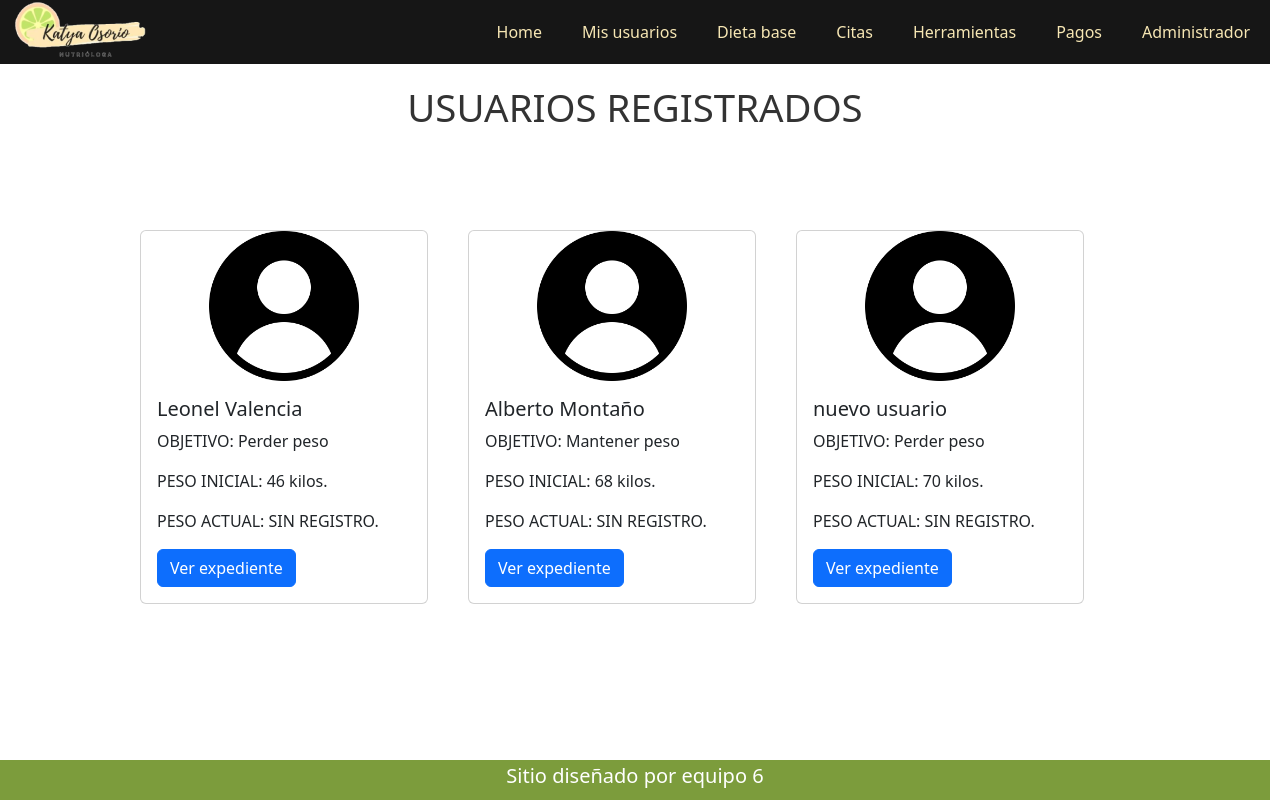
The app's page /admin/UsuariosRegistrados.php with its own data.
### tables this page shows
CREATE TABLE `datosbasicos` (
  `id` int(11) NOT NULL,
  `idUsuario` int(11) NOT NULL,
  `genero` varchar(50) NOT NULL,
  `actividadFisica` varchar(150) NOT NULL,
  `estatura` int(11) NOT NULL,
  `objetivos` varchar(150) NOT NULL,
  `pesoI` int(11) NOT NULL,
  `nacimiento` date NOT NULL
);

CREATE TABLE `usuarios` (
  `idUsuario` int(11) NOT NULL,
  `username` varchar(100) NOT NULL,
  `password` varchar(50) NOT NULL,
  `nombres` varchar(150) NOT NULL,
  `apellidoP` varchar(150) NOT NULL,
  `apellidoM` varchar(150) NOT NULL,
  `telefono` varchar(10) NOT NULL,
  `rol_id` int(11) NOT NULL
);

### admin/DB/conexion.php (called while the page is built, shortened)
<?php
    class Conexion{
        private $servidor="localhost";
        private $usuario="root";
        private $contrasenia="";
        private $conexion;
        public function __construct()
        {
            try {
                $this->conexion=new PDO("mysql:host=$this->servidor;dbname=bdnutricion",$this->usuario,$this->contrasenia);
                $this->conexion->setAttribute(PDO::ATTR_ERRMODE,PDO::ERRMODE_EXCEPTION);
            } catch (PDOException $e) {
                return "Falla de conexion ".$e;
            }
        }
        public function consultar($sql){
            $sentencia=$this->conexion->prepare($sql);
            $sentencia->execute();
            return $sentencia->fetchAll();
        }
    }
?>

### admin/UsuariosRegistrados.php (the view, shortened to what this page needs)
<?php
    include ("DB/conexion.php");
    $con=new Conexion();
    $resultado= $con->consultar("SELECT u.idUsuario,u.nombres,u.apellidoP,d.pesoI,d.objetivos FROM datosbasicos as d INNER JOIN usuarios as u ON d.idUsuario=u.idUsuario;");
?>
<!DOCTYPE html>
<html lang="en">
<head>
    <link href="./css/usuariosRegistrados.css" rel="stylesheet" />
    <link href="https://cdn.jsdelivr.net/npm/bootstrap@5.2.2/dist/css/bootstrap.min.css" rel="stylesheet"
>
</head>
<body>
<?php include("./cabecera.php")?>
    <h1 class="titulo"> USUARIOS REGISTRADOS</h1>
    <div class="container" id="usuarios">
        <div class="row">
            <div class="col-4" style="display: contents;">
                <?php foreach($resultado as $cliente){ ?>
                <div class="card" style="width: 18rem; margin: 20px"> <img src="./assets/images/woman.png" class="card-img-top" alt="...">
                    <div class="card-body">
                        <h5 class="card-title"><?php echo($cliente['nombres']." ".$cliente['apellidoP']); ?></h5>
                        <p class="card-text">OBJETIVO: <?php echo($cliente['objetivos']); ?> </p>
                        <p class="card-text">PESO INICIAL: <?php echo($cliente['pesoI']); ?> kilos.</p>
                        <p class="card-text">PESO ACTUAL: SIN REGISTRO.</p>
                        <a href="./Expediente.php?id=<?php echo($cliente['idUsuario']); ?>" class="btn btn-primary">Ver expediente</a>
                    </div>
                </div>
                <?php } ?>
            </div>
        </div>
    </div>
    <footer style="position: fixed;">
        <h5>Sitio diseñado por equipo 6</h5>
    </footer>
</body>
</html>

### admin/cabecera.php (shortened to what this page needs)
<header>
    <nav id="menu-h">
        <img src="../assets/images/logo.png" alt="">
        <ul>
            <li><a href="./indexadmin.php">Home</a></li>
            <li><a href="#">Mis usuarios</a>
            </li>
            <li><a href="#">Dieta base</a>
            </li>
            <li><a href="#">Citas</a>
            </li>
            <li><a href="#">Herramientas</a>
            </li>
            <li><a href="#">Pagos</a></li>
            <li><a href="#">Administrador</a>
            </li>
        </ul>
    </nav>
</header>

### admin/css/usuariosRegistrados.css (style rules this page uses)
:root { --first-color: #F7E7B4; --first-alpha:#BED76D; --slink-color:#509EE3; --second-color:#161616; --second-alpha-color:#A09A8D; --third-color:#7C9C3C; --third-alpha-color:#887D52; --white-color:#FFFFFF; --black-color:#000000; --gray-color: #CCCCCC; --gray-light-color:#F3F3F3; --gray-dark-color:#666666; --title-color:#333333; --text-color:#222222; --third-color:#7C9C3C; --forth-colorr:#3E3727; --fourth-alpha-color:#846B56; --fifth-color:#B1AFA0; --fifth-alpha-color:#F9F3DF; --verde-oscuro:#006F04; }
* { box-sizing: border-box; padding: 0; margin: 0; }
html { font-family: 'Raleway', sans-serif; }
body { font-size: 1.6rem; color: var(--text-color); font-weight: Bold; }
#menu-h { max-width: 100%; background: var(--second-color); margin: 0 auto; z-index: 2; }
#menu-h ul { list-style: none; display: flex; justify-content:flex-end; }
#menu-h a { color: var(--first-color); display: block; padding: 20px; text-decoration: none; background: var(--second-color); }
#menu-h img { position: absolute; left: 15px; top: 2px; }
.card img { width: 150px; margin: 0 auto; }
.titulo { color: var(--title-color); font-size: 2.4rem; text-align: center; margin: 20px; }
.container { padding-top: 60px; z-index: -1; left: 120px; position: absolute; }
#usuarios { display: flex; }
.col-4 { display: contents; }
.card { margin: 20px; }
footer { width: 100%; height: 40px; bottom: 0; position: fixed; align-items: center; background-color: var(--third-color); color: var(--white-color); display: flex; align-items: center; justify-content: center; }

### records on screen
datosbasicos: idUsuario.nombres "Leonel", idUsuario.apellidoP "Valencia", objetivos "Perder peso", pesoI "46"
datosbasicos: idUsuario.nombres "Alberto", idUsuario.apellidoP "Montaño", objetivos "Mantener peso", pesoI "68"
datosbasicos: idUsuario.nombres "nuevo", idUsuario.apellidoP "usuario", objetivos "Perder peso", pesoI "70"
